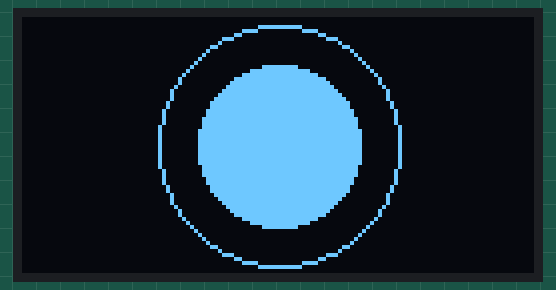
Bench run of a sketch on a simulated Arduino Uno, built with avr-gcc and run on an emulated ATmega328P. Shown: 128×64 one-colour display.

Above: at 1.4 s.
At 2.4 s:
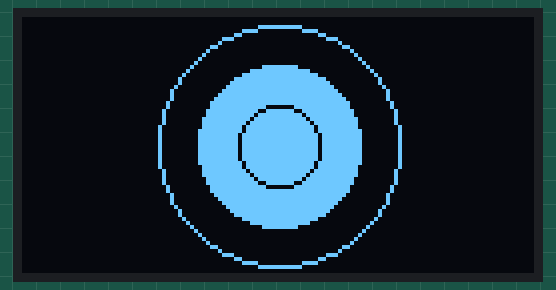
At 3.4 s:
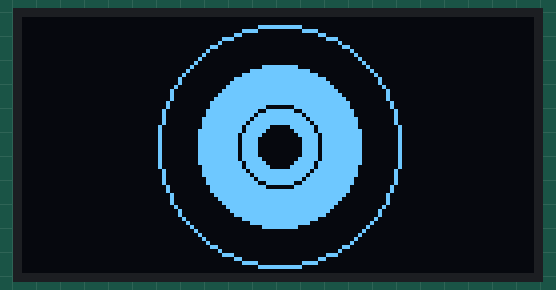
At 6.5 s:
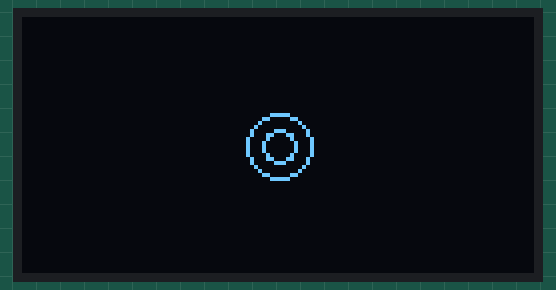
At 14.7 s:
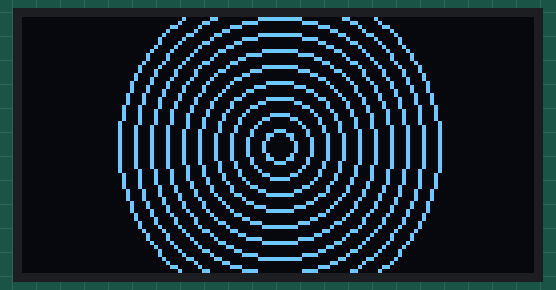
At 23.0 s:
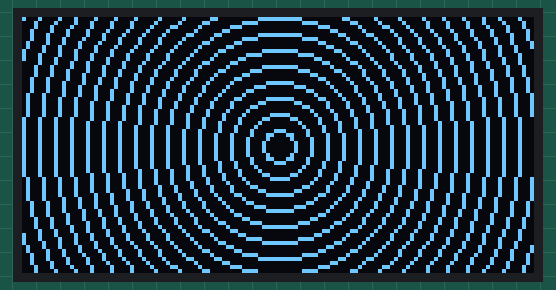

The sketch:

oled_sh1106_i2c_dibuja_circulos.ino
```cpp
/*  oled_sh1106_i2c_dibuja_circulos
 *
 * Usando pantalla OLED SH1106 I2C 128x64px
 * David Guzmán
 * Junio de 2022
 *
 * Dibuja círculos en pantalla OLED.
 *
 * Basado en ejemplo SH1106_128x64_i2c_QTPY de
 * biblioteca Adafruit SH100X.
 *
 * Conexiones:
 *    OLED      Arduino UNO
 *    VCC  --   5V
 *    GND  --   GND
 *    SCK  --   A5
 *    SDA  --   A4
 *
 */
#include <SPI.h>
#include <Wire.h>
#include <Adafruit_GFX.h>
#include <Adafruit_SH110X.h>

/* Uncomment the initialize the I2C address , uncomment only one, If you get a totally blank screen try the other*/
#define i2c_Address 0x3c //initialize with the I2C addr 0x3C Typically eBay OLED's
//#define i2c_Address 0x3d //initialize with the I2C addr 0x3D Typically Adafruit OLED's

#define SCREEN_WIDTH 128 // OLED display width, in pixels
#define SCREEN_HEIGHT 64 // OLED display height, in pixels
#define OLED_RESET -1   //   QT-PY / XIAO
Adafruit_SH1106G display = Adafruit_SH1106G(SCREEN_WIDTH, SCREEN_HEIGHT, &Wire, OLED_RESET);

void setup() {
  delay(250); // wait for the OLED to power up
  display.begin(i2c_Address, true); // Address 0x3C default

  display.clearDisplay(); //limpia contenido de pantalla

  //dibujo un círculo, centrado en 64,32, y radio 30
  display.drawCircle(64,32,30,SH110X_WHITE); //x_centro, y_centro, radio, color
  display.display();

  delay(1000);
  //dibujo un círculo relleno, centrado en 64,32, y radio 20
  display.fillCircle(64,32,20,SH110X_WHITE); //x_centro, y_centro, radio, color
  display.display();

  delay(1000);
  //dibujo un círculo negro, centrado en 64,32, y radio 10
  display.drawCircle(64,32,10,SH110X_BLACK); //x_centro, y_centro, radio, color
  display.display();

  delay(1000);
  //dibujo un círculo relleno, centrado en 64,32, y radio 5, negro
  display.fillCircle(64,32,5,SH110X_BLACK); //x_centro, y_centro, radio, color
  display.display();

  delay(1000);
  display.clearDisplay(); //limpia contenido de pantalla
}

int radio_actual=0;  //declaro variable entera

void loop() {
  radio_actual = radio_actual + 4;
  //dibujo circulos con radio aumentando progresivamente, sin borrarlos
  delay(1000);  //espero 1 segundo
  display.drawCircle(64, 32, radio_actual, SH110X_WHITE); //x_centro, y_centro, radio, color
  display.display();  //muestra contenido en pantalla. Sin ella, no dibuja.
}
```

Measured:
- what the display in image 0 shows lasts 1.1 s, from 1.3 s to 2.4 s
- what the display in image 2 shows lasts 2.0 s, from 3.4 s to 5.4 s
